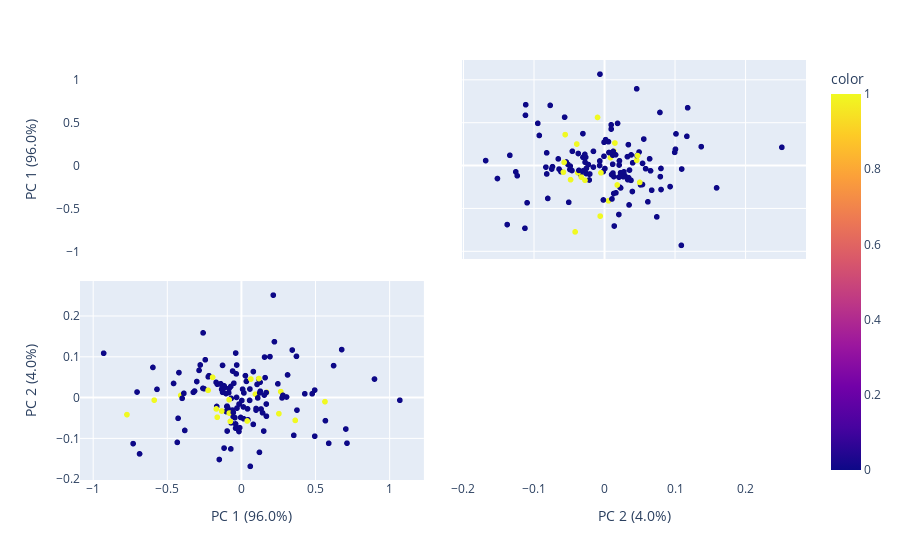

The code cell stored with this chart in its notebook:
### Code cell
import plotly.express as px
from sklearn.decomposition import PCA

Lavels3 = []
X3=[]
r=0
for i  in range(0,len(xCorr)):
    if xCorr[i]>4.5:# and r<20:
        Lavels3.append(int(0))
        X3.append(newdata2[i])
        r=r+1
    if xCorr[i]<=4.5:
        Lavels3.append(int(1))
        X3.append(newdata2[i])

Y3 = np.array(Lavels3)
#Data
X3=np.array(X3)
pca = PCA()
components = pca.fit_transform(X3)
labels = {
    str(i): f"PC {i+1} ({var:.1f}%)"
    for i, var in enumerate(pca.explained_variance_ratio_ * 100)
}

fig = px.scatter_matrix(
    components,
    labels=labels,
    dimensions=range(2),
    color=Y3
)
fig.update_traces(diagonal_visible=False)
fig.show()

### Figure 1 — Plotly figure (JSON) as saved in the notebook; plotly's stock layout.template omitted (floating-point values rounded to 4 significant figures; data arrays with more than 128 entries replaced by an {"elided": "..."} marker saying what was removed)
{"data": [{"diagonal": {"visible": false}, "dimensions": [{"axis": {"matches": true}, "label": "PC 1 (96.0%)", "values": {"elided": "141 float values"}}, {"axis": {"matches": true}, "label": "PC 2 (4.0%)", "values": {"elided": "141 float values"}}], "hovertemplate": "%{xaxis.title.text}=%{x}<br>%{yaxis.title.text}=%{y}<br>color=%{marker.color}<extra></extra>", "legendgroup": "", "marker": {"color": {"elided": "141 int values"}, "coloraxis": "coloraxis", "symbol": "circle"}, "name": "", "showlegend": false, "type": "splom"}], "layout": {"coloraxis": {"colorbar": {"title": {"text": "color"}}, "colorscale": [[0, "#0d0887"], [0.1111, "#46039f"], [0.2222, "#7201a8"], [0.3333, "#9c179e"], [0.4444, "#bd3786"], [0.5556, "#d8576b"], [0.6667, "#ed7953"], [0.7778, "#fb9f3a"], [0.8889, "#fdca26"], [1, "#f0f921"]]}, "dragmode": "select", "legend": {"tracegroupgap": 0}, "margin": {"t": 60}}}
